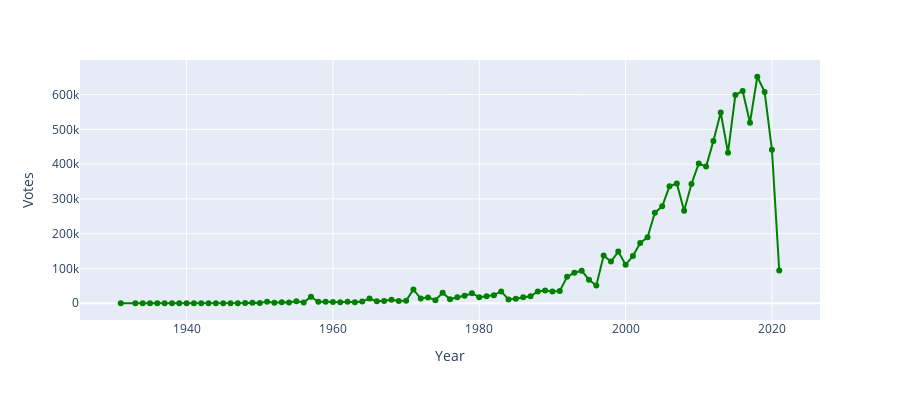

The notebook cell saved with this chart:
### Code cell
iplot(px.line(data_frame=Rating_by_years,x="Year",y="Votes",markers=True,color_discrete_sequence=["green"],height=400))
